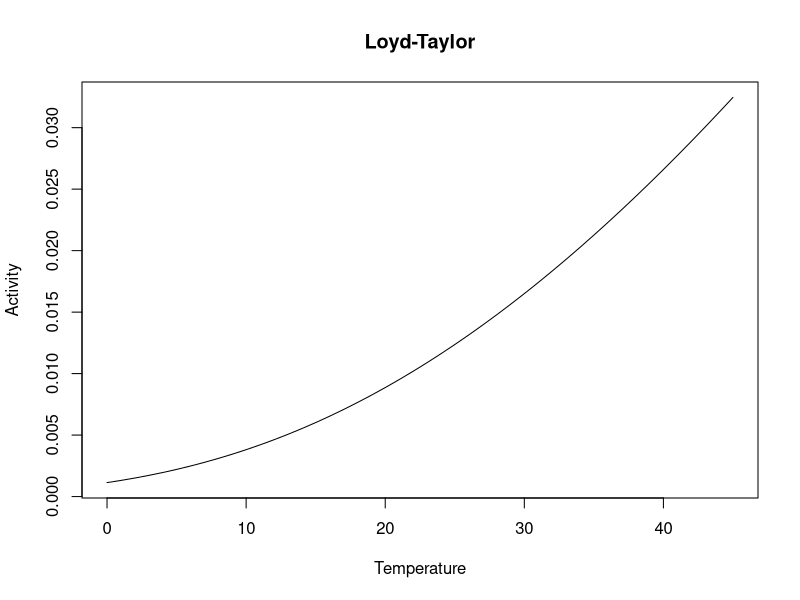
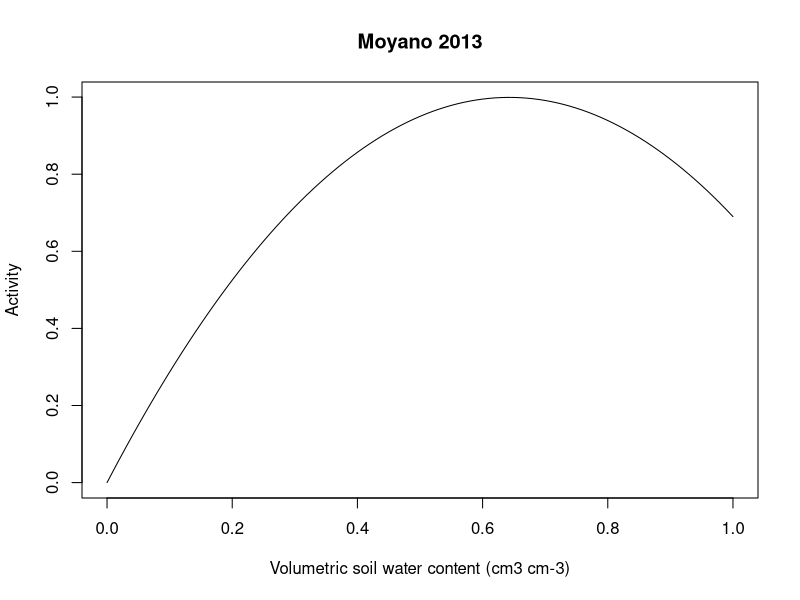
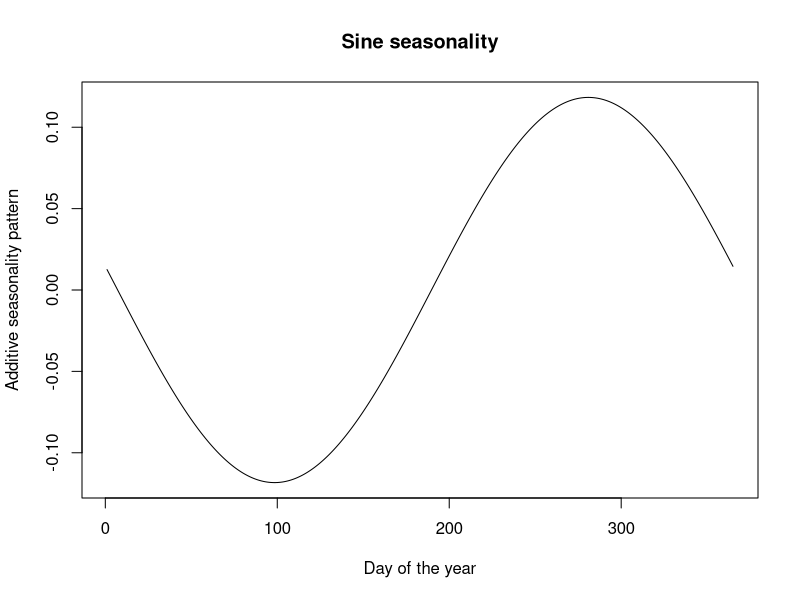

Recreate these plots in R, in order. (Note: this script raises an error after producing the figures.)
## ---- chunk 1
knitr::opts_chunk$set(echo = FALSE)
## ---- chunk 2
  
temp = seq(0,45)
xi_temp = exp(-311.9924/ ((temp+ 273.15) - 227.13));

plot(temp, xi_temp, type = "l", main = "Loyd-Taylor",
     xlab = "Temperature", ylab = "Activity")
## ---- chunk 3
### From Sierra SoilR
fW.Moyano <- function(theta, a = 3.11, b = 2.42) {
  a * theta - b * theta^2
}

# Example usage
th <- seq(0, 1, 0.01)
xi <- fW.Moyano(theta = th)

plot(th, xi, type = "l", main = "Moyano 2013",
     xlab = "Volumetric soil water content (cm3 cm-3)", ylab = "Activity")
## ---- chunk 4
day_year = seq(1:365)
sine_wave =  0.1183339 * cos((2 * pi / 365) * day_year + (2 * pi/ 365) * (176.3293 - 1) - pi / 2);


plot(day_year, sine_wave, type = "l", main = "Sine seasonality",
     xlab = "Day of the year", ylab = "Additive seasonality pattern")
## ---- chunk 5
knitr::include_graphics("../fit_indA_Moy.png")
## ---- chunk 6
knitr::include_graphics("../fit_rf.png")
## ---- chunk 7
knitr::include_graphics("../E0_indA_Moy.png")
## ---- chunk 8
knitr::include_graphics("../a_b_Moy.png")
## ---- chunk 9
knitr::include_graphics("../peak_amplitude_Moy.png")
## ---- chunk 10
knitr::include_graphics("../residuals_vs_climate.png")
